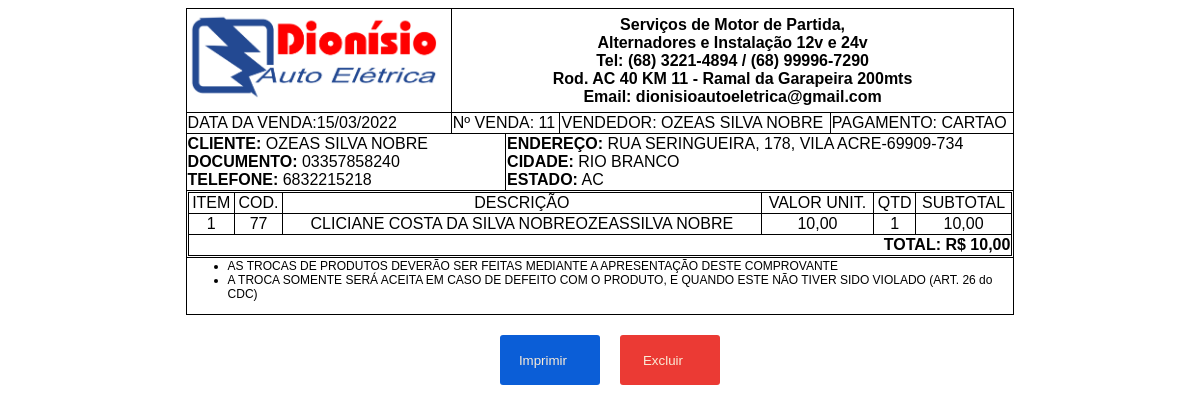
Page /admin/get_venda.php?id_venda=11 (signed in) on the committed database.
### tables this page shows
CREATE TABLE `vendas` (
  `id_venda` int(11) NOT NULL,
  `id_cliente` int(11) NOT NULL,
  `id_usuario` int(11) NOT NULL,
  `data_venda` date NOT NULL DEFAULT current_timestamp(),
  `total_venda` float NOT NULL,
  `forma_pagamento` varchar(200) NOT NULL
);

CREATE TABLE `cliente` (
  `id_cliente` int(11) NOT NULL,
  `tipo_cliente` varchar(100) NOT NULL,
  `nome` varchar(100) NOT NULL,
  `documento` varchar(14) NOT NULL,
  `telefone` varchar(11) NOT NULL,
  `logradouro` varchar(100) NOT NULL,
  `bairro` varchar(100) NOT NULL,
  `numero` varchar(10) NOT NULL,
  `cep` varchar(10) NOT NULL,
  `cidade` varchar(100) NOT NULL,
  `estado` varchar(100) NOT NULL
);

CREATE TABLE `vendas_produtos` (
  `id_vendas_produtos` int(11) NOT NULL,
  `id_venda` int(11) NOT NULL,
  `id_produto` int(11) NOT NULL,
  `qtd` int(11) NOT NULL,
  `preco_venda` float NOT NULL,
  `total` float NOT NULL
);

CREATE TABLE `produto` (
  `id_produto` int(11) NOT NULL,
  `nome` varchar(200) NOT NULL,
  `preco_custo` float NOT NULL,
  `preco_venda` float NOT NULL,
  `qtd_estoque` float NOT NULL
);

### admin/Invoice.php (called while the page is built, shortened)
<?Php
class Invoice{
	private $host  = 'localhost';
    private $user  = 'root';
    private $password   = "";
    private $database  = "sisauto";
	private $dbConnect = false;
    public function __construct(){
        if(!$this->dbConnect){
            $conn = new mysqli($this->host, $this->user, $this->password, $this->database);
            if($conn->connect_error){
                die("Error failed to connect to MySQL: " . $conn->connect_error);
            }else{
                $this->dbConnect = $conn;
            }
        }
    }
	public function getData($sqlQuery) {
		$result = mysqli_query($this->dbConnect, $sqlQuery);
		$data= array();
		while ($row = mysqli_fetch_array($result, MYSQLI_ASSOC)) {
			$data[]=$row;
		}
		return $data;
	}
	public function getVenda($id_venda){
		$sqlQuery = "SELECT v.id_venda, v.data_venda, v.total_venda, v.forma_pagamento, c.nome AS nome_cliente, c.documento, c.telefone, c.logradouro, c.bairro, c.numero, c.cep, c.cidade, c.estado, l.nome AS nome_usuario FROM vendas v LEFT JOIN cliente c ON v.id_cliente = c.id_cliente LEFT JOIN login l ON l.id_usuario = v.id_usuario WHERE v.id_venda = '$id_venda'";
		$result = mysqli_query($this->dbConnect, $sqlQuery);
		$row = mysqli_fetch_array($result, MYSQLI_ASSOC);
		return $row;
	}
	public function getVendaItem($id_venda){
		$sqlQuery = "SELECT vp.id_produto, vp.qtd, vp.preco_venda, vp.total, p.nome FROM vendas_produtos vp JOIN produto p ON vp.id_produto = p.id_produto WHERE vp.id_venda = '$id_venda'";
		return  $this->getData($sqlQuery);
	}
}
?>

### admin/get_venda.php (the view, shortened to what this page needs)
<?php
include_once 'Invoice.php';
$id_venda =$_GET['id_venda'];
$vendas = new Invoice();
$vendas->checkLoggedIn();
if($vendas->getVenda($id_venda)){
    $venda = $vendas->getVenda($_GET['id_venda']);
    $venda_item = $vendas->getVendaItem($_GET['id_venda']);
?>
<!DOCTYPE html>
<html lang="pt-br">
<head>
</head>
<body>
    <table border="1" class="geral">
        <thead>
            <tr>
                <td colspan="1"><img src="../imagens/logo_dionisio.PNG" alt=""></td>
                <td class="texto" colspan="6">
                    Serviços de Motor de Partida, <br> Alternadores e Instalação 12v e 24v<br>
                    Tel: (68) 3221-4894 / (68) 99996-7290<br>
                    Rod. AC 40 KM 11 - Ramal da Garapeira 200mts <br>
                    Email: dionisioautoeletrica@gmail.com
                </td>
            </tr>
        </thead>
        <tbody>
            <tr>
                <td colspan="1">DATA DA VENDA:<?= date('d/m/Y',  strtotime($venda['data_venda'])); ?></td>
                <td colspan="2">Nº VENDA: <?= $venda['id_venda'] ?></td>
                <td colspan="3">VENDEDOR: <?= strtoupper($venda['nome_usuario']); ?></td>
                <td colspan="3">PAGAMENTO: <?= strtoupper($venda['forma_pagamento']); ?></td>
            </tr>
            <tr>
                <td colspan="2">
                    <strong>CLIENTE:</strong> <?= strtoupper($venda['nome_cliente']); ?><br>
                    <strong> DOCUMENTO:</strong> <?= strtoupper($venda['documento']); ?><br>
                    <strong>TELEFONE:</strong> <?= strtoupper($venda['telefone']); ?>
                </td>
                <td colspan="5">
                    <strong>ENDEREÇO:</strong> <?= $endereco = strtoupper($venda['logradouro'] . ', ' . $venda['numero'] . ', ' . $venda['bairro'] . '-' . $venda['cep']); ?> <br>
                    <strong>CIDADE:</strong> <?= strtoupper($venda['cidade']); ?><br>
                    <strong>ESTADO:</strong> <?= strtoupper($venda['estado']); ?>
                </td>
            </tr>
            <tr>
                <td colspan="7">
                    <table class="tabela_produto" border="1">
                        <thead class="prod">
                            <tr>
                                <td>ITEM</td>
                                <td>COD.</td>
                                <td>DESCRIÇÃO</td>
                                <td>VALOR UNIT.</td>
                                <td>QTD</td>
                                <td>SUBTOTAL</td>
                            </tr>
                        </thead>
                        <tbody class="prod">
                            <?php $count = 0;
                            foreach ($venda_item as $vendaItens) {
                                $count++; ?>
                                <tr>
                                    <td><?= $count; ?></td>
                                    <td><?= $vendaItens['id_produto']; ?></td>
                                    <td><?= strtoupper($vendaItens['nome']); ?></td>
                                    <td><?= number_format($vendaItens['preco_venda'], 2, ",", "."); ?></td>
                                    <td><?= $vendaItens['qtd']; ?></td>
                                    <td><?= number_format($vendaItens['total'], 2, ",", "."); ?></td>
                                </tr>
                            <?php } ?>
                        </tbody>
                        <tfoot id="tfo">
                            <tr>
                                <td id="td_total" colspan="7"><strong>TOTAL: R$ <?= number_format($venda['total_venda'], 2, ",", "."); ?></strong></td>
                            </tr>
                        </tfoot>
                    </table>
                </td>
            </tr>
        </tbody>
        <tfoot>
            <tr>
                <td colspan="7" style="font-size: 12px;">
                    <ul>
                        <li>AS TROCAS DE PRODUTOS DEVERÃO SER FEITAS MEDIANTE A APRESENTAÇÃO DESTE COMPROVANTE</li>
                        <li>A TROCA SOMENTE SERÁ ACEITA EM CASO DE DEFEITO COM O PRODUTO, E QUANDO ESTE NÃO TIVER SIDO VIOLADO (ART. 26 do CDC)</li>
                    </ul>
                </td>
            </tr>
        </tfoot>
    </table>
    <div class="btn_func">
        <a href="../printer/imprime_venda.php?id_venda=<?= $venda['id_venda']; ?>"><button id="btn_print">Imprimir <i class="fa-solid fa-print"></i></button></a>
        <a href="delete.php?id_venda=<?= $venda['id_venda']; ?>"><button id="btn_delete">Excluir <i class="fa-solid fa-trash-can"></i></button></a>
    </div>
</body>
</html>
<?php }else{
    echo "A venda nao existe";
} ?>

### admin/get_venda.php (style rules this page uses)
body { font-family: "Helvetica"; }
table { margin: auto; border: 1px solid black; border-collapse: collapse; width: 70%; }
img { width: 250px; }
.texto { text-align: center; font-weight: bold; }
.tabela_produto { border: 1px solid black; border-collapse: collapse; width: 100%; }
.prod { text-align: center; }
#tfo { text-align: right; }
#td_total { font-size: 16px; }
.btn_func { display: flex; justify-content: center; margin-top: 20px; }
.btn_func button { width: 100px; height: 50px; margin-left: 20px; border: none; border-radius: 3px; cursor: pointer; color:antiquewhite; }
#btn_print { background-color: #0B5ED7; }
#btn_delete { background-color: #eb3a34; }

### rows in the picture
vendas: data_venda "15/03/2022", id_venda "11", id_usuario.nome "OZEAS SILVA NOBRE", forma_pagamento "CARTAO", id_cliente.nome "OZEAS SILVA NOBRE", id_cliente.documento "03357858240", id_cliente.telefone "6832215218", id_cliente.cep "RUA SERINGUEIRA, 178, VILA ACRE-69909-734", id_cliente.cidade "RIO BRANCO", id_cliente.estado "AC", total_venda "10,00"
vendas_produtos: id_produto "77", id_produto.nome "CLICIANE COSTA DA SILVA NOBREOZEASSILVA NOBRE", preco_venda "10,00", qtd "1", total "10,00"
